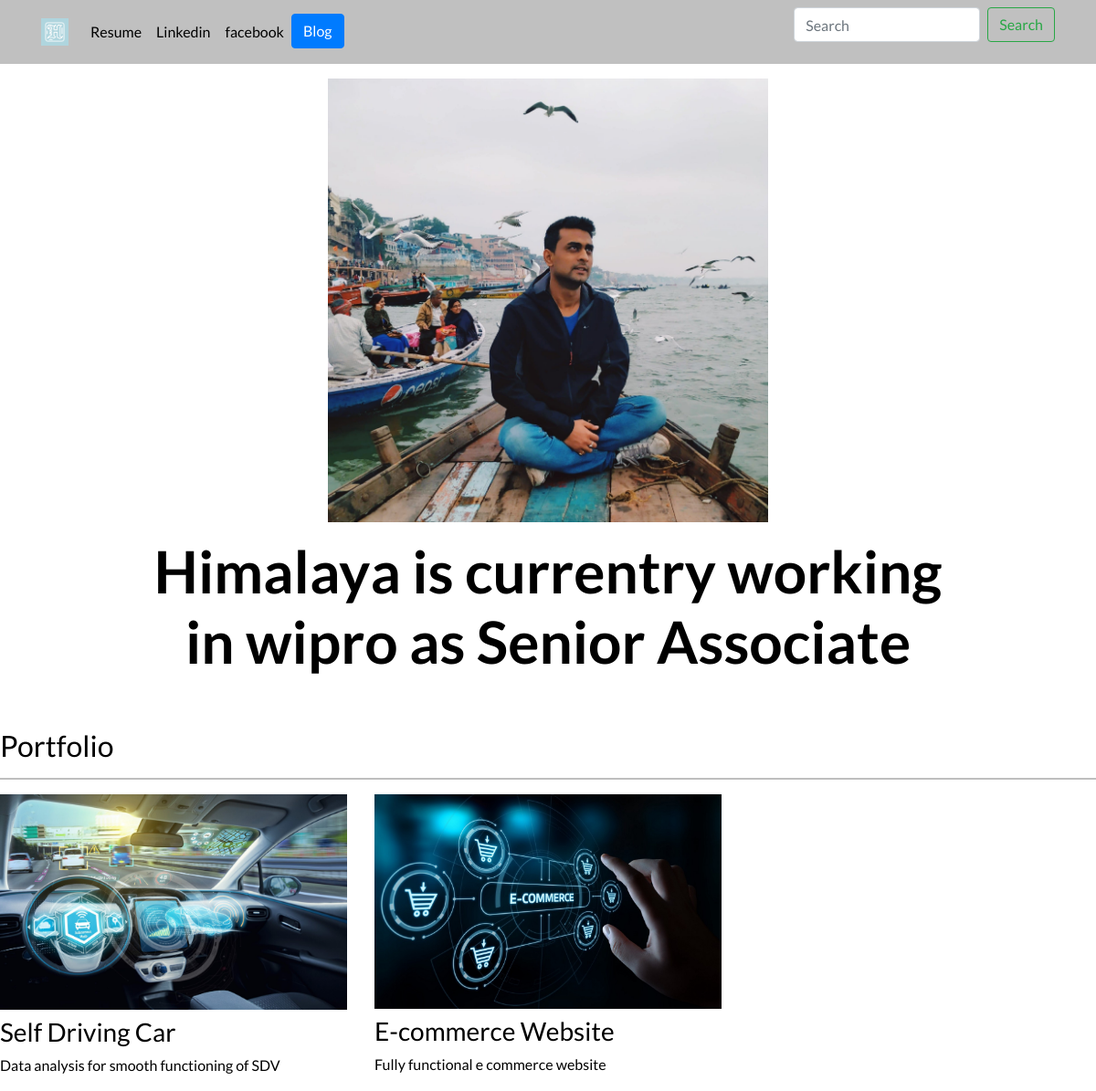
The page / on the database its author committed.
### portfolio/models.py (models this page shows, shortened)
class Project(models.Model):
    title = models.CharField(max_length=200)
    descriptions = models.CharField(max_length=350)
    image = models.ImageField(upload_to='portfolio/image/')
    url = models.URLField(blank=True)

### portfolio/views.py (the view)
# urls.py: 2. Add a URL to urlpatterns:  path('', views.home, name='home')
def home(request):
    projects = Project.objects.all()
    return render(request, 'portfolio/home.html', {'projects': projects})

### portfolio/Templates/portfolio/home.html (shortened to what this page needs)
<link href="https://cdn.jsdelivr.net/npm/bootstrap@5.1.3/dist/css/bootstrap.min.css" rel="stylesheet">
{% extends 'portfolio/base.html' %}
{% block content %}
{% load static %}
<div class="row justify-content-center my-3">
    <div class = 'col-5'>
        <img src="{% static 'portfolio/profile.jpg' %}"  class="img-fluid" >
    </div>
</div>
<div class = 'row justify-content-center mb-3'>
    <div class ='col-md-9 text-center'>
        <h1 id="hometext" class="font-weight-bold">Himalaya is currentry working in wipro as Senior Associate</h1>
    </div>
</div>
    <h2 class = 'mt-5'>Portfolio</h2>
    <hr>
    <div class= 'row'>
        {% for project in projects %}
    <div class = 'col-lg-4 col-md-6'>
    {% if project.url %}
    <a href="{{ project.url }}">
        <img src="{{ project.image.url }}" class = 'img-fluid mb-2'>
    </a>
    {% else %}
    <img src="{{ project.image.url }}" class="img-fluid mb-2">
    {% endif %}
    <h3>{{ project.title }}</h3>
    <p>{{ project.descriptions }}</p>
    </div>
    {% endfor %}
</div>
{% endblock %}

### portfolio/Templates/portfolio/base.html (shortened to what this page needs)
{% load static %}
<doctype html>
<html lang="en">
  <head>
    <link rel="stylesheet" href="https://stackpath.bootstrapcdn.com/bootstrap/4.4.1/css/bootstrap.min.css">
    <link rel="stylesheet" href="{% static 'portfolio/custom.css' %}">
  </head>
  <body>
    <nav id="topNav" class="navbar navbar-expand-lg navbar-light ">
        <div class="container">
          <a class="navbar-brand" href="{% url 'home' %}">
           <img src="{% static 'portfolio/-logos.png'  %}" width="30" height="30" class="d-inline-block align top" alt="himalaya's logo">
          </a>
          <div class="collapse navbar-collapse" id="navbarSupportedContent">
            <ul class="navbar-nav me-auto mb-2 mb-lg-0">
              <li class="nav-item">
                <a class="nav-link "  href="{% static 'portfolio/resume.pdf' %}">Resume</a>
              </li>
              <li class="nav-item">
                <a class="nav-link" href="https://www.linkedin.com/in/himalaya-harsh-6211201ab/" target="_blank">Linkedin</a>
              </li>
              <li class="nav-item ">
                <a class="nav-link " href="https://www.facebook.com/harashhimalaya98" target = '_blank' >
                  facebook
                </a>
              <li >
                <a role="button" href="{% url 'blog:all_blogs' %}" class = 'btn btn-primary'>Blog</a>
              </li>
            </ul>
            <form class="d-flex">
              <input class="form-control me-2" type="search" placeholder="Search" aria-label="Search">
              <button class="btn btn-outline-success" type="submit">Search</button>
            </form>
          </div>
        </div>
      </nav>
      {% block content %} {% endblock %}
  </body>
</html>

### portfolio/static/portfolio/custom.css (style rules this page uses)
.navbar { background-color: silver; }
.navbar-nav .nav-link { color: rgba(0, 0, 0, 1) !important; }
body { font-family: "Lato", sans-serif; color: black; }
@media (min-width: 992px) { #hometext { font-size: 4rem; } }

### rows shown on the page
Project: image (picture), title "Self Driving Car", descriptions "Data analysis for smooth functioning of SDV"
Project: image (picture), title "E-commerce Website", descriptions "Fully functional e commerce website"
